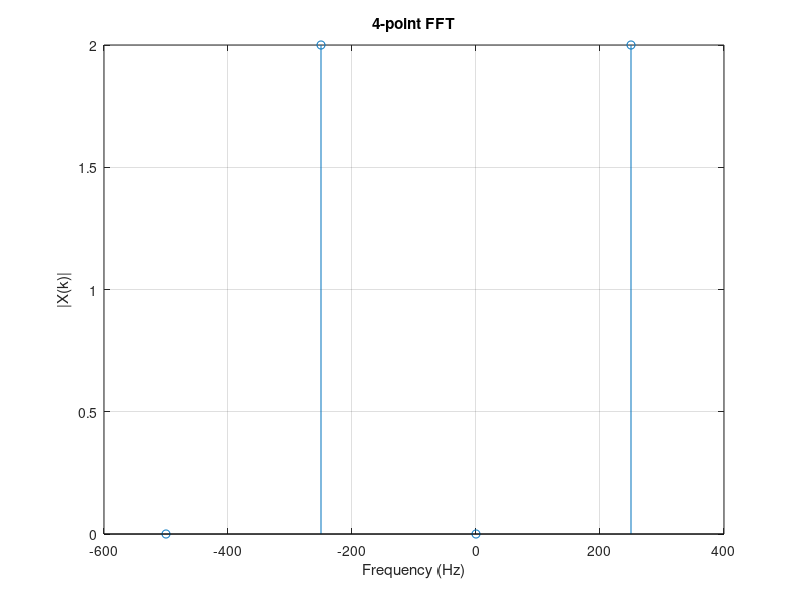

Write MATLAB code to recreate this figure.
% Parameters
Fs = 1000;                  % Sampling frequency (arbitrary for this)
N = 4;                      % Number of FFT points
t = (0:N-1) / Fs;           % 4 time samples

% Signal: cosine at 250 Hz
x = cos(2*pi*250*t);

% Compute 4-point FFT
X = fft(x, N);

% Display result
disp('FFT result:')
disp(X)

% Frequency axis (in Hz)
f = Fs * (-N/2:N/2-1) / N;

% Plot
stem(f, fftshift(abs(X)))
xlabel('Frequency (Hz)')
ylabel('|X(k)|')
title('4-point FFT')
grid on
